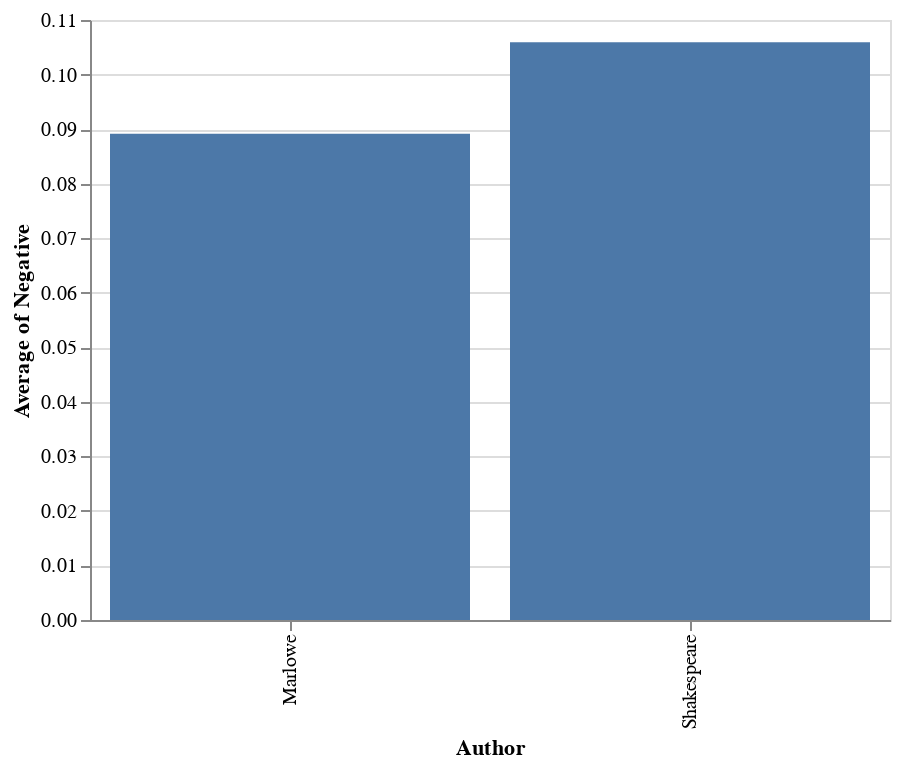

The code cell stored with this chart in its notebook:
### Markdown cell above
RESPONSE: Here I just wanted to further experiment with both author's choice in play style. What was interesting about this is that Shakespeare actually had more positive and negative play style than Marlowe. Marlowe used a more neutral style of play. Does this just mean that Shakespeare's plays were simply more "dramatic" than Marlowe's?

### Code cell
alt.Chart(df).mark_bar().encode(x='Author',y='average(Negative)')

### Figure 1 — Vega-Lite specification as saved in the notebook (floating-point values rounded to 4 significant figures)
{"$schema": "https://vega.github.io/schema/vega-lite/v2.6.0.json", "config": {"view": {"height": 300, "width": 400}}, "data": {"name": "data-033e35f39209e7bd9450bf4e917ef80e"}, "datasets": {"data-033e35f39209e7bd9450bf4e917ef80e": [{"Author": "Marlowe", "Negative": 0.09, "Neutral": 0.79, "Positive": 0.12, "Text": "jew_of_malta.txt"}, {"Author": "Marlowe", "Negative": 0.08, "Neutral": 0.798, "Positive": 0.121, "Text": "massacre_at_paris.txt"}, {"Author": "Marlowe", "Negative": 0.091, "Neutral": 0.768, "Positive": 0.141, "Text": "tamburlaine.txt"}, {"Author": "Marlowe", "Negative": 0.089, "Neutral": 0.792, "Positive": 0.119, "Text": "faustus.txt"}, {"Author": "Marlowe", "Negative": 0.062, "Neutral": 0.851, "Positive": 0.087, "Text": "dido_queen_of_carthage.txt"}, {"Author": "Marlowe", "Negative": 0.112, "Neutral": 0.755, "Positive": 0.133, "Text": "edward_II.txt"}, {"Author": "Marlowe", "Negative": 0.1, "Neutral": 0.71, "Positive": 0.19, "Text": "hero_and_leander.txt"}, {"Author": "Shakespeare", "Negative": 0.084, "Neutral": 0.794, "Positive": 0.122, "Text": "henry_vi_3.txt"}, {"Author": "Shakespeare", "Negative": 0.093, "Neutral": 0.729, "Positive": 0.179, "Text": "love_labours_lost.txt"}, {"Author": "Shakespeare", "Negative": 0.089, "Neutral": 0.797, "Positive": 0.114, "Text": "henry_vi_2.txt"}, {"Author": "Shakespeare", "Negative": 0.132, "Neutral": 0.731, "Positive": 0.138, "Text": "henry_vi_1.txt"}, {"Author": "Shakespeare", "Negative": 0.147, "Neutral": 0.695, "Positive": 0.157, "Text": "richard_iii.txt"}, {"Author": "Shakespeare", "Negative": 0.073, "Neutral": 0.767, "Positive": 0.159, "Text": "taming_of_the_shrew.txt"}, {"Author": "Shakespeare", "Negative": 0.093, "Neutral": 0.733, "Positive": 0.174, "Text": "two_gentleman_of_verona.txt"}, {"Author": "Shakespeare", "Negative": 0.085, "Neutral": 0.829, "Positive": 0.086, "Text": "comedy_of_errors.txt"}, {"Author": "Shakespeare", "Negative": 0.126, "Neutral": 0.721, "Positive": 0.152, "Text": "edward_iii.txt"}, {"Author": "Shakespeare", "Negative": 0.137, "Neutral": 0.723, "Positive": 0.14, "Text": "titus_andronicus.txt"}]}, "encoding": {"x": {"field": "Author", "type": "nominal"}, "y": {"aggregate": "average", "field": "Negative", "type": "quantitative"}}, "mark": "bar"}
